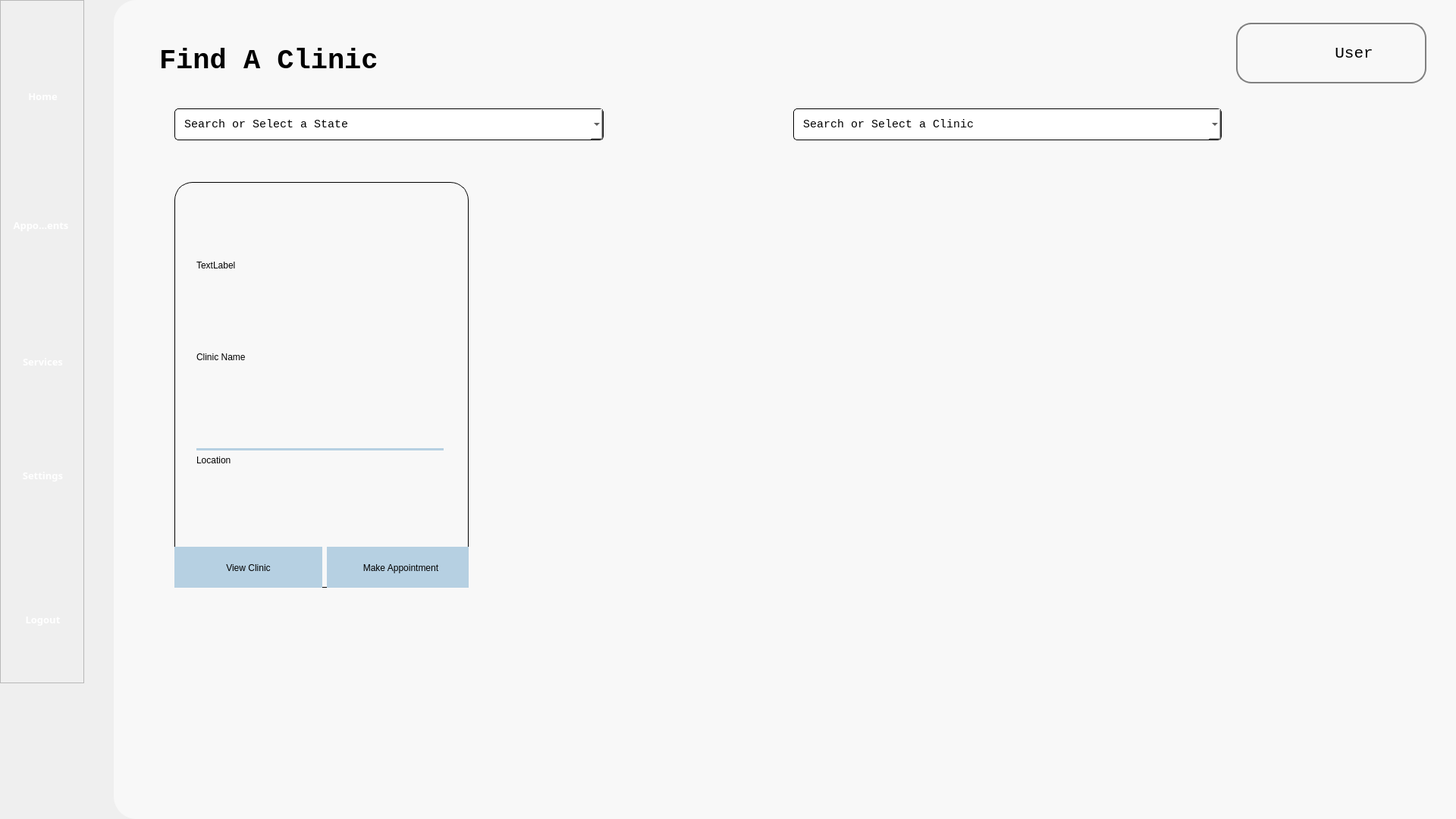
<?xml version="1.0" encoding="UTF-8"?>
<ui version="4.0">
 <class>Form</class>
 <widget class="QWidget" name="Form">
  <property name="geometry">
   <rect>
    <x>0</x>
    <y>0</y>
    <width>1920</width>
    <height>1080</height>
   </rect>
  </property>
  <property name="windowTitle">
   <string>Form</string>
  </property>
  <property name="styleSheet">
   <string notr="true">background-color: &quot;#B6D0E2&quot; </string>
  </property>
  <widget class="QFrame" name="navbar">
   <property name="geometry">
    <rect>
     <x>0</x>
     <y>0</y>
     <width>111</width>
     <height>901</height>
    </rect>
   </property>
   <property name="frameShape">
    <enum>QFrame::StyledPanel</enum>
   </property>
   <property name="frameShadow">
    <enum>QFrame::Raised</enum>
   </property>
   <widget class="QToolButton" name="home_navigation">
    <property name="enabled">
     <bool>true</bool>
    </property>
    <property name="geometry">
     <rect>
      <x>20</x>
      <y>80</y>
      <width>73</width>
      <height>94</height>
     </rect>
    </property>
    <property name="sizePolicy">
     <sizepolicy hsizetype="Fixed" vsizetype="Fixed">
      <horstretch>0</horstretch>
      <verstretch>0</verstretch>
     </sizepolicy>
    </property>
    <property name="font">
     <font>
      <family>Source Sans Pro Semibold</family>
      <pointsize>10</pointsize>
      <weight>75</weight>
      <bold>true</bold>
     </font>
    </property>
    <property name="styleSheet">
     <string notr="true">border: none; 
color: white;</string>
    </property>
    <property name="text">
     <string>Home</string>
    </property>
    <property name="icon">
     <iconset>
      <normaloff>../Images/nav_images/home_page_icon.png</normaloff>../Images/nav_images/home_page_icon.png</iconset>
    </property>
    <property name="iconSize">
     <size>
      <width>70</width>
      <height>70</height>
     </size>
    </property>
    <property name="toolButtonStyle">
     <enum>Qt::ToolButtonTextUnderIcon</enum>
    </property>
   </widget>
   <widget class="QToolButton" name="appointments_navigation">
    <property name="enabled">
     <bool>true</bool>
    </property>
    <property name="geometry">
     <rect>
      <x>10</x>
      <y>250</y>
      <width>88</width>
      <height>94</height>
     </rect>
    </property>
    <property name="sizePolicy">
     <sizepolicy hsizetype="Fixed" vsizetype="Fixed">
      <horstretch>0</horstretch>
      <verstretch>0</verstretch>
     </sizepolicy>
    </property>
    <property name="font">
     <font>
      <family>Source Sans Pro Semibold</family>
      <pointsize>10</pointsize>
      <weight>75</weight>
      <bold>true</bold>
     </font>
    </property>
    <property name="styleSheet">
     <string notr="true">border: none; 
color: white;</string>
    </property>
    <property name="text">
     <string>Appointments</string>
    </property>
    <property name="icon">
     <iconset>
      <normaloff>../Images/nav_images/appointment_page_icon.png</normaloff>../Images/nav_images/appointment_page_icon.png</iconset>
    </property>
    <property name="iconSize">
     <size>
      <width>70</width>
      <height>70</height>
     </size>
    </property>
    <property name="toolButtonStyle">
     <enum>Qt::ToolButtonTextUnderIcon</enum>
    </property>
   </widget>
   <widget class="QToolButton" name="services_navigation">
    <property name="enabled">
     <bool>true</bool>
    </property>
    <property name="geometry">
     <rect>
      <x>20</x>
      <y>430</y>
      <width>73</width>
      <height>94</height>
     </rect>
    </property>
    <property name="sizePolicy">
     <sizepolicy hsizetype="Fixed" vsizetype="Fixed">
      <horstretch>0</horstretch>
      <verstretch>0</verstretch>
     </sizepolicy>
    </property>
    <property name="font">
     <font>
      <family>Source Sans Pro Semibold</family>
      <pointsize>10</pointsize>
      <weight>75</weight>
      <bold>true</bold>
     </font>
    </property>
    <property name="styleSheet">
     <string notr="true">border: none; 
color: white;</string>
    </property>
    <property name="text">
     <string>Services</string>
    </property>
    <property name="icon">
     <iconset>
      <normaloff>../Images/nav_images/services_icon.png</normaloff>../Images/nav_images/services_icon.png</iconset>
    </property>
    <property name="iconSize">
     <size>
      <width>70</width>
      <height>70</height>
     </size>
    </property>
    <property name="toolButtonStyle">
     <enum>Qt::ToolButtonTextUnderIcon</enum>
    </property>
   </widget>
   <widget class="QToolButton" name="settings_navigation">
    <property name="enabled">
     <bool>true</bool>
    </property>
    <property name="geometry">
     <rect>
      <x>20</x>
      <y>580</y>
      <width>73</width>
      <height>94</height>
     </rect>
    </property>
    <property name="sizePolicy">
     <sizepolicy hsizetype="Fixed" vsizetype="Fixed">
      <horstretch>0</horstretch>
      <verstretch>0</verstretch>
     </sizepolicy>
    </property>
    <property name="font">
     <font>
      <family>Source Sans Pro Semibold</family>
      <pointsize>10</pointsize>
      <weight>75</weight>
      <bold>true</bold>
     </font>
    </property>
    <property name="styleSheet">
     <string notr="true">border: none; 
color: white;</string>
    </property>
    <property name="text">
     <string>Settings</string>
    </property>
    <property name="icon">
     <iconset>
      <normaloff>../Images/nav_images/settings_page_icon.png</normaloff>../Images/nav_images/settings_page_icon.png</iconset>
    </property>
    <property name="iconSize">
     <size>
      <width>70</width>
      <height>70</height>
     </size>
    </property>
    <property name="toolButtonStyle">
     <enum>Qt::ToolButtonTextUnderIcon</enum>
    </property>
   </widget>
   <widget class="QToolButton" name="logout_navigation">
    <property name="enabled">
     <bool>true</bool>
    </property>
    <property name="geometry">
     <rect>
      <x>20</x>
      <y>770</y>
      <width>73</width>
      <height>94</height>
     </rect>
    </property>
    <property name="sizePolicy">
     <sizepolicy hsizetype="Fixed" vsizetype="Fixed">
      <horstretch>0</horstretch>
      <verstretch>0</verstretch>
     </sizepolicy>
    </property>
    <property name="font">
     <font>
      <family>Source Sans Pro Semibold</family>
      <pointsize>10</pointsize>
      <weight>75</weight>
      <bold>true</bold>
     </font>
    </property>
    <property name="styleSheet">
     <string notr="true">border: none; 
color: white;</string>
    </property>
    <property name="text">
     <string>Logout</string>
    </property>
    <property name="icon">
     <iconset>
      <normaloff>../Images/nav_images/logout_icon.png</normaloff>../Images/nav_images/logout_icon.png</iconset>
    </property>
    <property name="iconSize">
     <size>
      <width>70</width>
      <height>70</height>
     </size>
    </property>
    <property name="toolButtonStyle">
     <enum>Qt::ToolButtonTextUnderIcon</enum>
    </property>
   </widget>
  </widget>
  <widget class="QWidget" name="whitebg" native="true">
   <property name="geometry">
    <rect>
     <x>150</x>
     <y>0</y>
     <width>1771</width>
     <height>1080</height>
    </rect>
   </property>
   <property name="cursor">
    <cursorShape>ArrowCursor</cursorShape>
   </property>
   <property name="styleSheet">
    <string notr="true">background-color: #F8F8F8;
border-bottom-left-radius: 30px;
border-top-left-radius: 30px;
</string>
   </property>
   <widget class="QPushButton" name="noti_icon">
    <property name="geometry">
     <rect>
      <x>1380</x>
      <y>30</y>
      <width>70</width>
      <height>81</height>
     </rect>
    </property>
    <property name="text">
     <string/>
    </property>
    <property name="icon">
     <iconset>
      <normaloff>../Images/icon/notification.png</normaloff>../Images/icon/notification.png</iconset>
    </property>
    <property name="iconSize">
     <size>
      <width>40</width>
      <height>40</height>
     </size>
    </property>
   </widget>
   <widget class="QLabel" name="fac_title">
    <property name="geometry">
     <rect>
      <x>60</x>
      <y>40</y>
      <width>481</width>
      <height>81</height>
     </rect>
    </property>
    <property name="font">
     <font>
      <family>Consolas</family>
      <pointsize>28</pointsize>
      <weight>75</weight>
      <bold>true</bold>
     </font>
    </property>
    <property name="text">
     <string>Find A Clinic</string>
    </property>
   </widget>
   <widget class="QFrame" name="user_frame">
    <property name="geometry">
     <rect>
      <x>1480</x>
      <y>30</y>
      <width>251</width>
      <height>80</height>
     </rect>
    </property>
    <property name="styleSheet">
     <string notr="true">border-radius: 20px; border: 2px solid #808080</string>
    </property>
    <property name="frameShape">
     <enum>QFrame::StyledPanel</enum>
    </property>
    <property name="frameShadow">
     <enum>QFrame::Raised</enum>
    </property>
    <widget class="QLabel" name="profile_icon">
     <property name="geometry">
      <rect>
       <x>10</x>
       <y>10</y>
       <width>60</width>
       <height>60</height>
      </rect>
     </property>
     <property name="styleSheet">
      <string notr="true">border: none</string>
     </property>
     <property name="text">
      <string/>
     </property>
     <property name="pixmap">
      <pixmap>../Images/icon/profile_icon.png</pixmap>
     </property>
     <property name="scaledContents">
      <bool>true</bool>
     </property>
    </widget>
    <widget class="QPushButton" name="profile_btn">
     <property name="geometry">
      <rect>
       <x>120</x>
       <y>25</y>
       <width>71</width>
       <height>31</height>
      </rect>
     </property>
     <property name="font">
      <font>
       <family>Consolas</family>
       <pointsize>16</pointsize>
      </font>
     </property>
     <property name="styleSheet">
      <string notr="true">border: none</string>
     </property>
     <property name="text">
      <string>User</string>
     </property>
    </widget>
   </widget>
   <widget class="QScrollArea" name="scrollArea">
    <property name="geometry">
     <rect>
      <x>80</x>
      <y>240</y>
      <width>1641</width>
      <height>841</height>
     </rect>
    </property>
    <property name="widgetResizable">
     <bool>true</bool>
    </property>
    <widget class="QWidget" name="scrollAreaWidgetContents">
     <property name="geometry">
      <rect>
       <x>0</x>
       <y>0</y>
       <width>1641</width>
       <height>841</height>
      </rect>
     </property>
     <widget class="QFrame" name="clinic_info_outer">
      <property name="geometry">
       <rect>
        <x>0</x>
        <y>0</y>
        <width>388</width>
        <height>535</height>
       </rect>
      </property>
      <property name="styleSheet">
       <string notr="true">border: 1px solid black; 
border-radius: 24px; </string>
      </property>
      <property name="frameShape">
       <enum>QFrame::StyledPanel</enum>
      </property>
      <property name="frameShadow">
       <enum>QFrame::Raised</enum>
      </property>
      <widget class="QFrame" name="clinic_info_inner">
       <property name="geometry">
        <rect>
         <x>-1</x>
         <y>0</y>
         <width>401</width>
         <height>541</height>
        </rect>
       </property>
       <property name="styleSheet">
        <string notr="true">border: none; background-color: transparent;</string>
       </property>
       <property name="frameShape">
        <enum>QFrame::StyledPanel</enum>
       </property>
       <property name="frameShadow">
        <enum>QFrame::Raised</enum>
       </property>
       <widget class="QWidget" name="layoutWidget">
        <property name="geometry">
         <rect>
          <x>1</x>
          <y>480</y>
          <width>396</width>
          <height>57</height>
         </rect>
        </property>
        <layout class="QHBoxLayout" name="horizontalLayout">
         <item>
          <widget class="QPushButton" name="view_clinic_btn">
           <property name="minimumSize">
            <size>
             <width>194</width>
             <height>55</height>
            </size>
           </property>
           <property name="styleSheet">
            <string notr="true">border-radius: 0 0 24pt 0; background-color: #B6D0E2; border: none;</string>
           </property>
           <property name="text">
            <string>View Clinic</string>
           </property>
          </widget>
         </item>
         <item>
          <widget class="QPushButton" name="make_appt_btn">
           <property name="minimumSize">
            <size>
             <width>194</width>
             <height>55</height>
            </size>
           </property>
           <property name="styleSheet">
            <string notr="true">border-radius: 0 0 24pt 0; background-color: #B6D0E2; border: none;</string>
           </property>
           <property name="text">
            <string>Make Appointment</string>
           </property>
          </widget>
         </item>
        </layout>
       </widget>
       <widget class="QWidget" name="layoutWidget_2">
        <property name="geometry">
         <rect>
          <x>30</x>
          <y>30</y>
          <width>326</width>
          <height>451</height>
         </rect>
        </property>
        <layout class="QVBoxLayout" name="verticalLayout">
         <item>
          <widget class="QLabel" name="clinic_logo">
           <property name="minimumSize">
            <size>
             <width>160</width>
             <height>160</height>
            </size>
           </property>
           <property name="styleSheet">
            <string notr="true">text-align: center; border: none;</string>
           </property>
           <property name="text">
            <string>TextLabel</string>
           </property>
          </widget>
         </item>
         <item>
          <spacer name="verticalSpacer_3">
           <property name="orientation">
            <enum>Qt::Vertical</enum>
           </property>
           <property name="sizeType">
            <enum>QSizePolicy::Fixed</enum>
           </property>
           <property name="sizeHint" stdset="0">
            <size>
             <width>20</width>
             <height>28</height>
            </size>
           </property>
          </spacer>
         </item>
         <item>
          <widget class="QLabel" name="clinic_name">
           <property name="styleSheet">
            <string notr="true">text-align: center; border: none;</string>
           </property>
           <property name="text">
            <string>Clinic Name</string>
           </property>
          </widget>
         </item>
         <item>
          <spacer name="verticalSpacer">
           <property name="orientation">
            <enum>Qt::Vertical</enum>
           </property>
           <property name="sizeHint" stdset="0">
            <size>
             <width>20</width>
             <height>58</height>
            </size>
           </property>
          </spacer>
         </item>
         <item>
          <widget class="QFrame" name="line">
           <property name="minimumSize">
            <size>
             <width>324</width>
             <height>3</height>
            </size>
           </property>
           <property name="maximumSize">
            <size>
             <width>16777215</width>
             <height>3</height>
            </size>
           </property>
           <property name="styleSheet">
            <string notr="true">background-color: #B6D0E2; border: none;</string>
           </property>
           <property name="frameShape">
            <enum>QFrame::StyledPanel</enum>
           </property>
           <property name="frameShadow">
            <enum>QFrame::Raised</enum>
           </property>
          </widget>
         </item>
         <item>
          <widget class="QLabel" name="location">
           <property name="styleSheet">
            <string notr="true">text-align: center; border: none;</string>
           </property>
           <property name="text">
            <string>Location</string>
           </property>
          </widget>
         </item>
         <item>
          <spacer name="verticalSpacer_2">
           <property name="orientation">
            <enum>Qt::Vertical</enum>
           </property>
           <property name="sizeHint" stdset="0">
            <size>
             <width>20</width>
             <height>38</height>
            </size>
           </property>
          </spacer>
         </item>
        </layout>
       </widget>
      </widget>
     </widget>
    </widget>
   </widget>
   <widget class="QWidget" name="">
    <property name="geometry">
     <rect>
      <x>80</x>
      <y>140</y>
      <width>1381</width>
      <height>48</height>
     </rect>
    </property>
    <layout class="QHBoxLayout" name="horizontalLayout_4">
     <property name="spacing">
      <number>250</number>
     </property>
     <item>
      <widget class="QComboBox" name="state_dropdown">
       <property name="minimumSize">
        <size>
         <width>321</width>
         <height>41</height>
        </size>
       </property>
       <property name="font">
        <font>
         <family>Consolas</family>
         <pointsize>11</pointsize>
        </font>
       </property>
       <property name="styleSheet">
        <string notr="true">border: 1px solid #000000;
border-radius: 5px; 
background-color: #FFFFFF; 
box-shadow: 2px 2px 5px rgba(0, 0, 0, 0.5); 
padding: 10px; 
font-family: Consolas;
font-size: 11pt;</string>
       </property>
       <property name="editable">
        <bool>true</bool>
       </property>
       <property name="iconSize">
        <size>
         <width>50</width>
         <height>50</height>
        </size>
       </property>
       <property name="frame">
        <bool>true</bool>
       </property>
       <item>
        <property name="text">
         <string notr="true">Search or Select a State</string>
        </property>
       </item>
       <item>
        <property name="text">
         <string>test</string>
        </property>
       </item>
      </widget>
     </item>
     <item>
      <widget class="QComboBox" name="clinic_dropdown">
       <property name="minimumSize">
        <size>
         <width>321</width>
         <height>41</height>
        </size>
       </property>
       <property name="font">
        <font>
         <family>Consolas</family>
         <pointsize>11</pointsize>
        </font>
       </property>
       <property name="styleSheet">
        <string notr="true">border: 1px solid #000000;
border-radius: 5px; 
background-color: #FFFFFF; 
box-shadow: 2px 2px 5px rgba(0, 0, 0, 0.5); 
padding: 10px; 
font-family: Consolas;
font-size: 11pt;</string>
       </property>
       <property name="editable">
        <bool>true</bool>
       </property>
       <property name="iconSize">
        <size>
         <width>50</width>
         <height>50</height>
        </size>
       </property>
       <property name="frame">
        <bool>true</bool>
       </property>
       <item>
        <property name="text">
         <string notr="true">Search or Select a Clinic</string>
        </property>
       </item>
       <item>
        <property name="text">
         <string>test</string>
        </property>
       </item>
      </widget>
     </item>
    </layout>
   </widget>
  </widget>
 </widget>
 <resources/>
 <connections/>
</ui>
